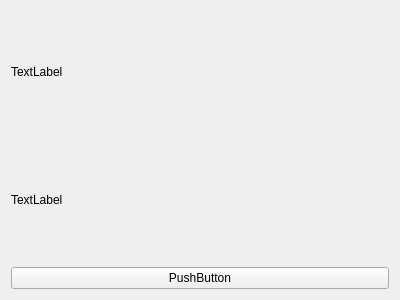
<?xml version="1.0" encoding="UTF-8"?>
<ui version="4.0">
 <class>Form</class>
 <widget class="QWidget" name="Form">
  <property name="geometry">
   <rect>
    <x>0</x>
    <y>0</y>
    <width>400</width>
    <height>300</height>
   </rect>
  </property>
  <property name="windowTitle">
   <string>Form</string>
  </property>
  <layout class="QVBoxLayout" name="verticalLayout_2">
   <item>
    <layout class="QVBoxLayout" name="verticalLayout">
     <item>
      <widget class="QLabel" name="label_2">
       <property name="text">
        <string>TextLabel</string>
       </property>
      </widget>
     </item>
     <item>
      <widget class="QLabel" name="label">
       <property name="text">
        <string>TextLabel</string>
       </property>
      </widget>
     </item>
     <item>
      <widget class="QPushButton" name="pushButton">
       <property name="text">
        <string>PushButton</string>
       </property>
      </widget>
     </item>
    </layout>
   </item>
  </layout>
 </widget>
 <resources/>
 <connections/>
</ui>
